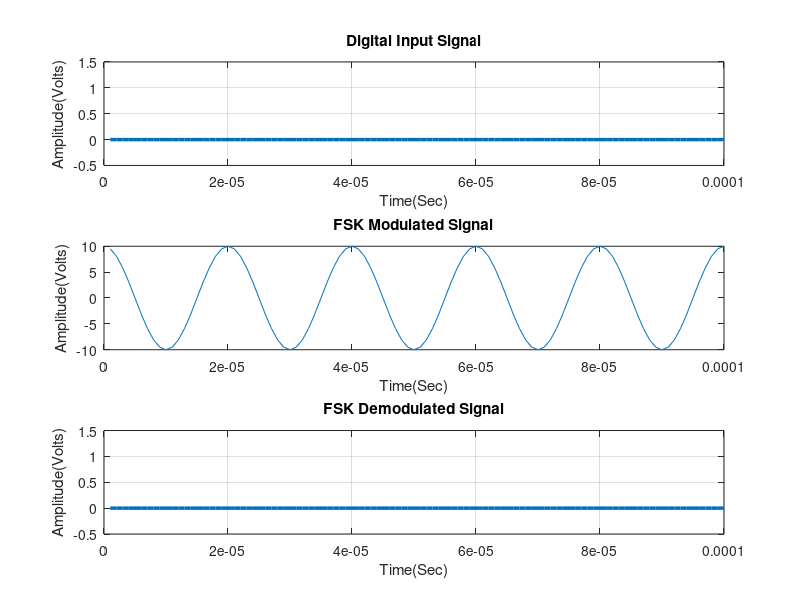

Recreate this plot in MATLAB.
% <<<<<<<<<<<<<<<<<<<< FSK Modulation and Demodulation >>>>>>>>>>>>>>>>>>>>

clc, clear all, close all;


% ******************* Digital/Binary input information ********************

x = input('Enter Digital Input Information = ');   % Binary information as stream of bits (binary signal 0 or 1)
N = length(x);
Tb = 0.0001;   %Data rate = 1MHz i.e., bit period (second)
disp('Binary Input Information at Transmitter: ');
disp(x);


% ************* Represent input information as digital signal *************

nb = 100;   % Digital signal per bit
digit = []; 
for n = 1:1:N
    if x(n) == 1
       sig = ones(1,nb);
    else x(n) == 0;
        sig = zeros(1,nb);
    end
     digit = [digit sig];
end

t1 = Tb/nb:Tb/nb:nb*N*(Tb/nb);   % Time period
figure('Name','FSK Modulation and Demodulation','NumberTitle','off');
subplot(3,1,1);
plot(t1,digit,'LineWidth',2.5);
grid on;
axis([0 Tb*N -0.5 1.5]);
xlabel('Time(Sec)');
ylabel('Amplitude(Volts)');
title('Digital Input Signal');


% **************************** FSK Modulation *****************************

Ac = 10;         % Carrier amplitude for binary input  
br = 1/Tb;       % Bit rate
Fc1 = br*10;     % Carrier frequency for binary input '1'
Fc2 = br*5;      % Carrier frequency for binary input '0'
t2 = Tb/nb:Tb/nb:Tb;   % Signal time   

mod = [];
for (i = 1:1:N)
    if (x(i) == 1)
        y = Ac*cos(2*pi*Fc1*t2);   % Modulation signal with carrier signal 1
    else
        y = Ac*cos(2*pi*Fc2*t2);   % Modulation signal with carrier signal 2
    end
    mod = [mod y];
end

t3 = Tb/nb:Tb/nb:Tb*N;   % Time period
subplot(3,1,2);
plot(t3,mod);
xlabel('Time(Sec)');
ylabel('Amplitude(Volts)');
title('FSK Modulated Signal');


% ********************* Transmitted signal x ******************************

x = mod;


% ********************* Channel model h and w *****************************

h = 1;   % Signal fading 
w = 0;   % Noise


% ********************* Received signal y *********************************

y = h.*x + w;   % Convolution


% *************************** FSK Demodulation ****************************
 

s = length(t2);
demod = [];
for n = s:s:length(y)
  t4 = Tb/nb:Tb/nb:Tb;        % Time period
  c1 = cos(2*pi*Fc1*t4);      % carrier signal for binary value '1'
  c2 = cos(2*pi*Fc2*t4);      % carrier siignal for binary value '0'
  mc1 = c1.*y((n-(s-1)):n);   % Convolution 
  mc2 = c2.*y((n-(s-1)):n);   % Convolution 
  t5 = Tb/nb:Tb/nb:Tb;
  z1 = trapz(t5,mc1);         % Intregation 
  z2 = trapz(t5,mc2);         % Intregation 
  rz1 = round(2*z1/Tb);
  rz2 = round(2*z2/Tb);
  if(rz1 > Ac/2)              % Logical condition 
    a = 1;
  else(rz2 > Ac/2)
    a = 0;
  end
  demod = [demod a];
end

disp('Demodulated Binary Information at Receiver: ');
disp(demod);


% ********** Represent demodulated information as digital signal **********

digit = [];
for n = 1:length(demod)
    if demod(n) == 1;
       sig = ones(1,nb);
    else demod(n) == 0;
        sig = zeros(1,nb);
    end
     digit = [digit sig];
end

t5 = Tb/nb:Tb/nb:nb*length(demod)*(Tb/nb);   % Time period
subplot(3,1,3)
plot(t5,digit,'LineWidth',2.5);grid on;
axis([0 Tb*length(demod) -0.5 1.5]);
xlabel('Time(Sec)');
ylabel('Amplitude(Volts)');
title('FSK Demodulated Signal');

% ************************** End of the program ***************************